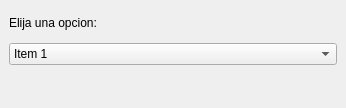
<?xml version="1.0" encoding="UTF-8"?>
<ui version="4.0">
 <class>MainWindow</class>
 <widget class="QMainWindow" name="MainWindow">
  <property name="geometry">
   <rect>
    <x>0</x>
    <y>0</y>
    <width>346</width>
    <height>108</height>
   </rect>
  </property>
  <property name="windowTitle">
   <string>MainWindow</string>
  </property>
  <widget class="QWidget" name="centralwidget">
   <layout class="QVBoxLayout" name="verticalLayout">
    <item>
     <widget class="QLabel" name="label">
      <property name="text">
       <string>Elija una opcion:</string>
      </property>
     </widget>
    </item>
    <item>
     <widget class="QComboBox" name="combo">
      <item>
       <property name="text">
        <string>Item 1</string>
       </property>
      </item>
      <item>
       <property name="text">
        <string>Item 2</string>
       </property>
      </item>
      <item>
       <property name="text">
        <string>Item 3</string>
       </property>
      </item>
     </widget>
    </item>
    <item>
     <widget class="QLabel" name="etiqueta">
      <property name="text">
       <string/>
      </property>
     </widget>
    </item>
   </layout>
  </widget>
 </widget>
 <resources/>
 <connections/>
</ui>
